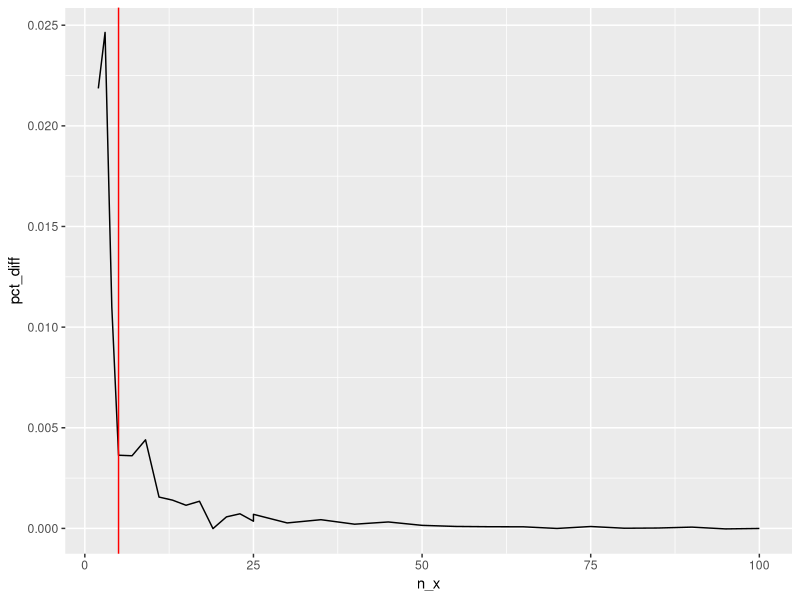

This figure's R source:
## ---- chunk 1
knitr::opts_chunk$set(echo = TRUE)

library(tidyverse)
## ---- chunk 2
set.seed(42)
m <- sample(50:100, size = 1)
n <- sample(50:100, size = 1)
am <- m/(n+m); an <- n/(n+m)

x <- rnorm(m, mean = 1, sd = .2)
y <- rnorm(n, mean = 3, sd = .4)

z <- c(x, y)

# mean(x); mean(y) # 1.006503; 1.009409
## [1] 1.002505
## [1] 2.965291
# sd(x); sd(y) #
## [1] 0.2082249
## [1] 0.3573423
mean(z)  ### [1] 1.919894
am*mean(x) + an*mean(y) ### [1] 1.919894

calc_var <- function(x, y, sd_y = NULL) {
  m <- length(x); n <- length(y)
  am <- m/(n+m); an <- n/(m+n)
  
  z <- c(x, y)
  Ez <- mean(z);  Ez2 <- mean(z^2)
  Ex <- mean(x);  Ex2 <- mean(x^2)
  Ey <- mean(y);  Ey2 <- mean(y^2)
  if(is.null(sd_y)) {
    if(length(y) == 1) stop('Length of y must be greater than 1, or else a sd_y supplied')
    sd_y <- sqrt(var(y))
    n_adj <- (n-1)/n
  } else {
    n_adj <- 1
  }
  
  # result1 <- am*(Ex2 - Ex^2 + an*Ex^2) 
  # result2 <- an*(Ey2 - Ey^2 + am*Ey^2) 
  # result3 <- -2*am*an*Ex*Ey
  result1 <- am*(Ex2 - Ex^2 + an*Ex^2) 
  result2 <- an*(sd_y^2*n_adj + am*Ey^2) 
  result3 <- -2*am*an*Ex*Ey

  result <- result1+result2+result3
  
  unbiased <- result * (n+m)/(n+m-1)
}
(calc_var(x, y))
var(z)
## ---- chunk 3
set.seed(42)
n_vec <- c(2:4, seq(5, 25, 2), seq(25, 100, 5))
mu_x <- 3; sd_x <- 1
mu_y <- 2; sd_y <- .7

out_vec <- vector('numeric', length = length(n_vec))
for(j in seq_along(n_vec)) {
    
  x <- rnorm(n = n_vec[j], mean = mu_x, sd = sd_x)
  
  iters <- 2.5e4
  varvec <- vector('numeric', length = iters)
  
  for(i in 1:iters) {
    y_sample <- rnorm(1, mean = mu_y, sd = sd_y)
    var_z <- var(c(x, y_sample))
    varvec[i] <- var_z
  }
  
  qwer1 <- sqrt(mean(varvec)) # 1.089077
  
  qwer2 <- sqrt(calc_var(x, mu_y, sd_y = sd_y)) # 1.089035
  qwerpctdiff <- (qwer2 - qwer1) / qwer1
  out_vec[j] <- qwerpctdiff
}

df <- data.frame(n_x = n_vec, pct_diff = out_vec)

ggplot(df, aes(x = n_x, y = pct_diff)) +
  geom_line() +
  geom_vline(xintercept = 5, color = 'red')
## ---- chunk 4
set.seed(42)
mu_x <- 3; sd_x <- 1
mu_y <- 2; sd_y <- .7

x <- rnorm(10, mu_x, sd_x)
y <- rnorm(5, mu_y, sd_y)

v <- c(x, y)
sd_v <- c(rep(NA, 10), runif(5, .5, 1.5))
n_v <- rpois(15, 1) %>% ifelse(. == 0, 1, .)

calc_var2 <- function(v, sd_v, n_v) {
  df <- data.frame(v, sd_v, n_v)
  x <- df %>% 
    filter(sd_v == 0 | is.na(sd_v)) %>%
    uncount(n_v) %>%
    .$v
  y_df <- df %>% 
    filter(sd_v > 0 & !is.na(sd_v)) %>%
    uncount(n_v)
  y <- y_df$v; sd_y <- y_df$sd_v
  
  asdf <- vector('numeric', length = 1000)
  for(i in 1:1000) {
    y_samp <- y_df %>%
      rowwise() %>%
      mutate(y = rnorm(1, v, sd_v))
    asdf[i] <- var(y_samp$y)
  }
  y_mean <- mean(y_df$v)
  y_var <- sqrt(sum(y_df$sd_v^2))
  
  result1 <- am*(Ex2 - Ex^2 + an*Ex^2) 
  result2 <- an*(sd_y^2*n_adj + am*Ey^2) 
  result3 <- -2*am*an*Ex*Ey

  
  #####
  m <- length(x); n <- length(y)
  am <- m/(n+m); an <- n/(m+n)
  
  z <- c(x, y)
  Ez <- mean(z);  Ez2 <- mean(z^2)
  Ex <- mean(x);  Ex2 <- mean(x^2)
  Ey <- mean(y);  Ey2 <- mean(y^2)
  if(is.null(sd_y)) {
    if(length(y) == 1) stop('Length of y must be greater than 1, or else a sd_y supplied')
    sd_y <- sqrt(var(y))
    n_adj <- (n-1)/n
  } else {
    n_adj <- 1
  }
  
  # result1 <- am*(Ex2 - Ex^2 + an*Ex^2) 
  # result2 <- an*(Ey2 - Ey^2 + am*Ey^2) 
  # result3 <- -2*am*an*Ex*Ey
  result1 <- am*(Ex2 - Ex^2 + an*Ex^2) 
  result2 <- an*(sd_y^2*n_adj + am*Ey^2) 
  result3 <- -2*am*an*Ex*Ey

  result <- result1+result2+result3
  
  unbiased <- result * (n+m)/(n+m-1)
}
(calc_var(x, y))
var(z)


var(y)


